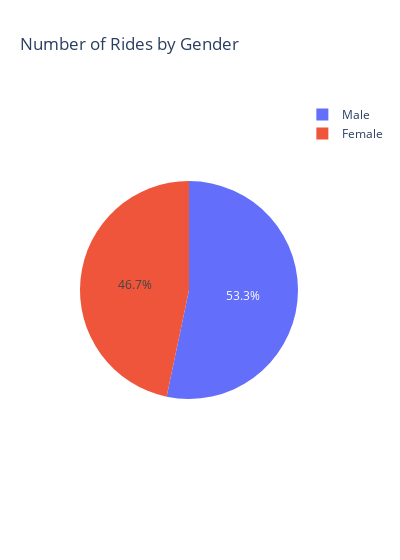

The code cell stored with this chart in its notebook:
### Markdown cell above
Share of rides across genders (in terms of ride number)

### Code cell
gender_count = recent_rides_data.groupby(["gender"]).count()["user_id"]

gender_count_pie = go.Figure(data=go.Pie(
    labels=["Female", "Male"],
    values=gender_count,
))

gender_count_pie.update_layout(
    title_text="Number of Rides by Gender",
    width=400
)

### Figure 1 — Plotly figure (JSON) as saved in the notebook; plotly's stock layout.template omitted (floating-point values rounded to 4 significant figures)
{"data": [{"labels": ["Female", "Male"], "type": "pie", "values": [78, 89]}], "layout": {"title": {"text": "Number of Rides by Gender"}, "width": 400}}
